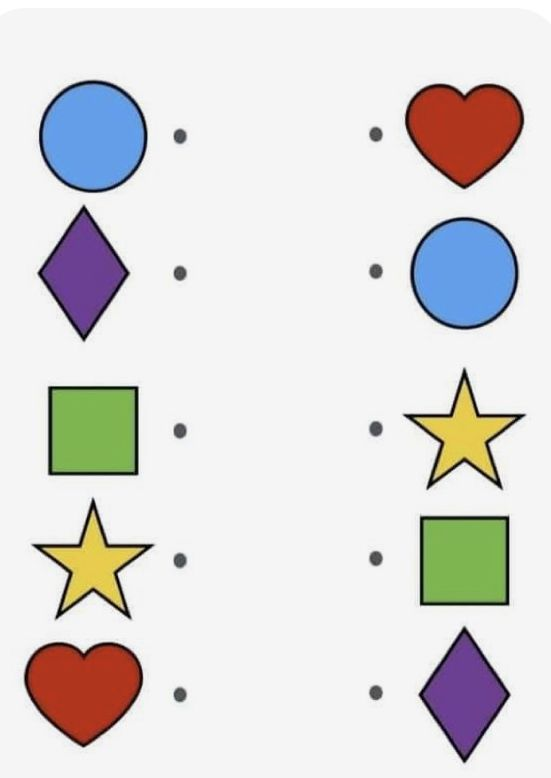
#> input picture Desktop/New folder/complete pipeline/image_extraction_from_docx/1.0/image_010.jpg, 551 x 778 px
$ python -i engine.py   (imports and definitions only)   (older library calls are emulated)
#> lines starting #> are read from the running program, lines starting #| are printed output that depends on the picture
### Desktop/New folder/fln_ai/config.py
import os
from pathlib import Path

BASE_DIR = Path(__file__).parent

# ── Paths ──────────────────────────────────────────────────
RAW_DIR = BASE_DIR / "dataset" / "raw"
PROCESSED_DIR = BASE_DIR / "dataset" / "processed"
CROPPED_DIR = BASE_DIR / "outputs" / "cropped_questions"
JSON_DIR = BASE_DIR / "outputs" / "json"
REPORTS_DIR = BASE_DIR / "outputs" / "reports"
LOGS_DIR = BASE_DIR / "logs"
PROMPTS_DIR = BASE_DIR / "prompts"

for d in [RAW_DIR, PROCESSED_DIR, CROPPED_DIR, JSON_DIR, REPORTS_DIR, LOGS_DIR]:
    d.mkdir(parents=True, exist_ok=True)
#> in process_file, img is the input picture: shape (778, 551, 3); mean B, G, R 218.8, 219.8, 221.7

# ── Gemma Model ────────────────────────────────────────────
GEMMA_REPO_ID = "unsloth/gemma-4-26B-A4B-it-GGUF"
GEMMA_FILENAME = "gemma-4-26B-A4B-it-UD-Q5_K_XL.gguf"
GEMMA_MMPROJ = "mmproj-F16.gguf"
GEMMA_CACHE_DIR = "/root/gguf_cache"
GEMMA_N_CTX = 8192
GEMMA_N_GPU_LAYERS = -1
GEMMA_TEMPERATURE = 0.1
GEMMA_MAX_TOKENS = 8192

# ── Layout Detection ──────────────────────────────────────
LAYOUT_MODEL = "doclayout-yolo"  # or "yolov11"
LAYOUT_CONFIDENCE = 0.3
LAYOUT_MODEL_PATH = BASE_DIR / "models" / "yolo"

# ── Image Preprocessing ───────────────────────────────────
PREPROCESS_TARGET_SIZE = 1200
PREPROCESS_DESKEW_THRESHOLD = 3.0
PREPROCESS_BLUR_THRESHOLD = 80
PREPROCESS_CONTRAST_THRESHOLD = 100
PREPROCESS_CLAHE_CLIP = 2.0
PREPROCESS_CLAHE_TILE = 8

# ── Confidence Thresholds ─────────────────────────────────
CONFIDENCE_AUTO_SAVE = 0.90
CONFIDENCE_REVIEW = 0.70

# ── Supported Formats ─────────────────────────────────────
SUPPORTED_IMG_EXTS = {".png", ".jpg", ".jpeg", ".webp", ".bmp", ".tiff", ".tif"}
SUPPORTED_DOC_EXTS = {".pdf"}

### Desktop/New folder/fln_ai/preprocessing/engine.py
import cv2
import numpy as np
import logging
from pathlib import Path

from fln_ai.config import (
    PREPROCESS_TARGET_SIZE, PREPROCESS_DESKEW_THRESHOLD,
    PREPROCESS_BLUR_THRESHOLD, PREPROCESS_CONTRAST_THRESHOLD,
    PREPROCESS_CLAHE_CLIP, PREPROCESS_CLAHE_TILE,
)

logger = logging.getLogger(__name__)


class PreprocessingEngine:
    """Image Preprocessing Engine — deskew, resize, contrast, noise removal, threshold."""

    @staticmethod
    def process(img: np.ndarray) -> tuple[np.ndarray, dict]:
        """Run full preprocessing pipeline. Returns (cleaned_image, info_dict)."""
        h, w = img.shape[:2]
#> h = 778; w = 551
        gray = cv2.cvtColor(img, cv2.COLOR_RGB2GRAY)
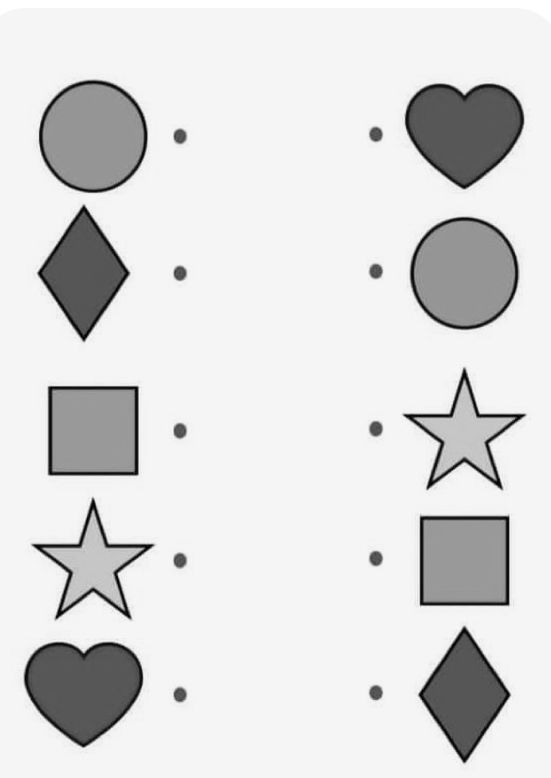
#> gray: shape (778, 551); min 0, max 255, mean 220.3
        lap_var = cv2.Laplacian(gray, cv2.CV_64F).var()
#> lap_var = 183.3
        result = img.copy()
        applied = []

        is_blurry = lap_var < PREPROCESS_BLUR_THRESHOLD
#> is_blurry = False
        is_small = min(h, w) < PREPROCESS_TARGET_SIZE
#> is_small = True
        is_low_contrast = (float(gray.max()) - float(gray.min())) < PREPROCESS_CONTRAST_THRESHOLD
#> is_low_contrast = False

        # ── Deskew ────────────────────────────────────────
#> (the run stopped early here; a loop or call above may not have finished)

$ run again, on Desktop/New folder/complete pipeline/image_extraction_from_docx/1.0/image_002.png
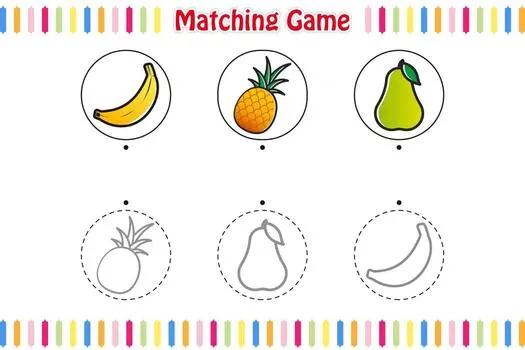
#> input picture Desktop/New folder/complete pipeline/image_extraction_from_docx/1.0/image_002.png, 525 x 350 px
#> in process_file, img is the input picture: shape (350, 525, 3); mean B, G, R 234.9, 240.2, 243.8
#> in process, `gray = cv2.cvtColor(img, cv2.COLOR_RGB2GRAY)`:
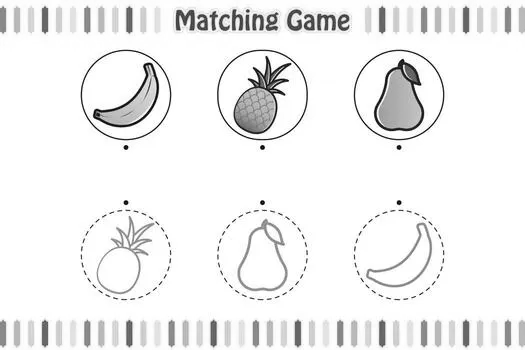
#> gray: shape (350, 525); min 0, max 255, mean 240.7
#> lap_var = 2562.5
#> is_blurry = False

$ run again, on Desktop/New folder/complete pipeline/image_extraction_from_docx/1.0/image_003.png
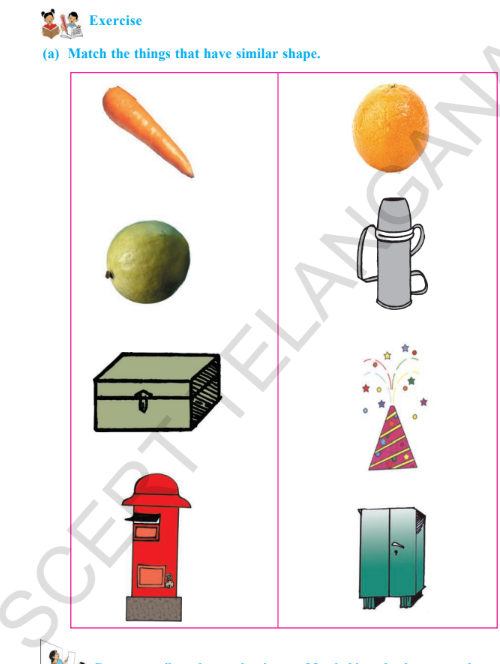
#> input picture Desktop/New folder/complete pipeline/image_extraction_from_docx/1.0/image_003.png, 500 x 664 px
#> in process_file, img is the input picture: shape (664, 500, 3); mean B, G, R 231.1, 233.8, 238.9
#> in process, `gray = cv2.cvtColor(img, cv2.COLOR_RGB2GRAY)`:
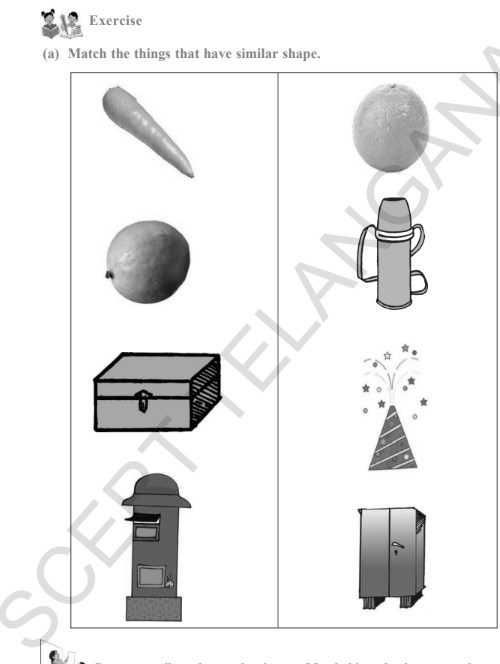
#> gray: shape (664, 500); min 0, max 255, mean 235
#> lap_var = 999.9
#> is_blurry = False
